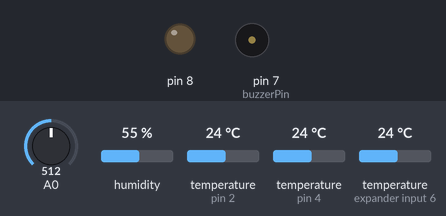
Simulated run of this sketch. Board: Arduino Uno, built with avr-gcc and run on an emulated ATmega328P. Shown: output pins drawn as LEDs (lit = HIGH), buzzer (waves = sounding). Inputs (shaded band) come from the test bench; at power-on: A0 = 512, humidity 55 %, temperature (sensors on pin 2, pin 4, expander input 6) 24 °C. Random numbers use the default seed unless the sketch sets one; the modem accepts every AT command (registered, SIM ready, sends succeed) and sends nothing else; what the sketch prints to the serial monitor is not drawn. At 5.9 s the program stops and its outputs stay as they are.

Above: at 1.2 s.
1.3 s: A0 set to 610
At 3.07 s:
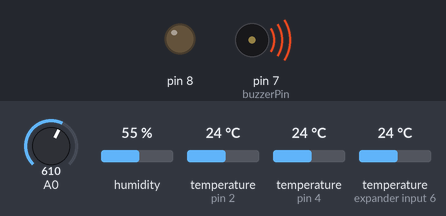
Timing chart, 0 to 7.2 s (numbered marks = the images above; inputs shaded):
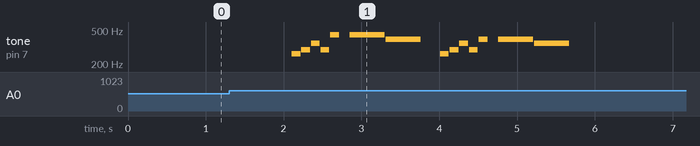

Measured:
- after the input at 1.3 s, tone on pin 7 (buzzerPin): plays 262 Hz for 0.11 s, 294 Hz for 0.11 s, 349 Hz for 0.11 s, 294 Hz for 0.11 s, 440 Hz for 0.11 s, 440 Hz for 0.45 s … (14 notes in this stretch), starting after 0.80 s

The sketch:

IceBlock.ino
```cpp
/**
  This program is the one of the group 1 of Quito concerning the Ice block Challenge 2022

  The system is based on an Arduino Uno and an ESP8266. The program reads the temperature and humidity values of the box in order to calculate the time remaining before the ice block is completely melted.
  The read values are available on an online ThingsSpeaks dashboard at the address: https://thingspeak.com/channels/1637538/shared_view
  And the status of the box and the EEOM is sent to the icam website: https://op-dev.icam.fr/~icebox/readExperience.php?idexperience=31
 **/

#include <DallasTemperature.h>
#include <OneWire.h>
#include <SoftwareSerial.h>
#include "DHT.h"

#define  RX 10
#define  TX 11
#define ONE_WIRE_BUS 2
// Setup a oneWire instance to communicate with any OneWire devices
// (not just Maxim/Dallas temperature ICs)
OneWire oneWire(ONE_WIRE_BUS);

// Pass our oneWire reference to Dallas Temperature.
DallasTemperature sensors(&oneWire);

SoftwareSerial my_ESP8266_WIFI(RX,TX);

DHT dht(4, DHT11);

int Waterlvl;

//Buzzer song variable
const int buzzerPin =7 ;
const int songLength = 18;
char notes[] = "cdfda ag cdfdg gf ";
int beats[] = {1,1,1,1,1,1,4,4,2,1,1,1,1,1,1,4,4,2};
int tempo = 113;

//Define temperature variable : tempX are for DS18 sensors and temperature are for DHT11
int temp1;
int temp2;
int temp3;
int temp4;
long temperature;
long humidity;

//Define Network configuration
//String SSID = "Timmy";       // CHANGE ME
//String PASSCODE = "Antben00"; // CHANGE ME
String SSID = "Claro_CORAL";       // CHANGE ME
String PASSCODE = "1712722261";
//String SSID = "Selina CoWork";
//String PASSCODE = "GetShitDone";

//Define API configuration
String API_WRITE_KEY = "0RSUY8MLOJ80AXBJ";   // Dashboard API Key
String API_ICAM_KEY = "fcbe5";               // Icam twitt API Key
String API_ICAM_KEY_EXPERIENCE = "daee";     // Icam experience API Key
String SERVERthingspeak = "api.thingspeak.com";
String SERVERicam = "op-dev.icam.fr";
String PORT = "80";
String ID_EXPERIENCE = "31";
String GROUP_NAME = "Q1_Quito";

//Variable for Icam API
String STATUS;    //Status of the cube[1:Creation of the experience, 2:Start of the experience, 3:End
int eeom;         //Time before melting in second

int countTrueCommand;
int countTimeCommand;
boolean found = false;

//Millis loop
long previousMillis = 0;
long interval = 10000;

void setup() {
  pinMode(8,OUTPUT);
  pinMode(buzzerPin, OUTPUT);
  dht.begin();
  sensors.begin();
  Serial.begin(115200);
  my_ESP8266_WIFI.begin(115200);
  sendCommand("AT",5,"OK");
  sendCommand("AT+CWMODE=3",5,"OK");
  sendCommand("AT+CWJAP=\""+ SSID +"\",\""+ PASSCODE +"\"",20,"OK");

}

void loop() {
  //Reading sensors
  delay(1000);
  Waterlvl = analogRead(A0);
  temperature = dht.readTemperature();
  humidity = dht.readHumidity();
  temp1 = sensors.getTempCByIndex(0);
  temp2 = sensors.getTempCByIndex(1);

  //Checking Status
  STATUS = cubeStatus();

  //Calculation of EEOM
  eeom = EEOM_Calculation(temperature, temp1, temp2, 20);

unsigned long currentMillis = millis();

if(currentMillis - previousMillis > interval) {
     previousMillis = currentMillis;

     updateEEOM(String(eeom));
     updateStatus(STATUS);
     updateDashboard(temp1,temp2);
     Serial.println("Update to API Icam");
  }

  Serial.print("Temperature 1 ");
  Serial.println(temp1);
  Serial.print("Temperature 2 ");
  Serial.println(temp2);
  Serial.print("EEOM :");
  Serial.println(eeom);
  Serial.print("Temperature DHT :");
  Serial.println(temperature);
  Serial.print("Humidity DHT :");
  Serial.println(humidity);
  Serial.print("Water Level :");
  Serial.println(Waterlvl);
  Serial.print("Experience Status :");
  Serial.println(STATUS);

}

///============================== Update Dashboard ===========================
void updateDashboard(int temperature_1, int temperature_2){

 String getData = "GET /update?api_key="+ API_WRITE_KEY + "&field1=" + String(temperature_1) + "&field2=" + String(temperature_2);
 sendCommand("AT+CIPMUX=1",5,"OK"); // connects to multiple network
 sendCommand("AT+CIPSTART=0,\"TCP\",\""+ SERVERthingspeak  +"\","+ PORT,15,"OK"); // start communication
 sendCommand("AT+CIPSEND=0," +String(getData.length()+4),4,">");  // send data to server
 my_ESP8266_WIFI.println(getData);
 //delay(1500);
 countTrueCommand++;
 sendCommand("AT+CIPCLOSE=0",5,"OK");// end connection
 Serial.println("Update Dashboard");

}

///=============================== Update EEOM ===========================
void updateEEOM(String EEOM){

 String getData = "GET /~icebox/createPrediction.php?idexperience="+ ID_EXPERIENCE + "&prediction=" + EEOM + "&secretkey=" + API_ICAM_KEY_EXPERIENCE;
 sendCommand("AT+CIPMUX=1",5,"OK"); // connects to multiple network
 sendCommand("AT+CIPSTART=0,\"TCP\",\""+ SERVERicam +"\","+ PORT,15,"OK"); // start communication
 sendCommand("AT+CIPSEND=0," +String(getData.length()+4),4,">");  // send data to server
 my_ESP8266_WIFI.println(getData);
 //delay(1500);
 countTrueCommand++;
 sendCommand("AT+CIPCLOSE=0",5,"OK");// end connection
 Serial.println("Update Eeom");

}
///=============================== UpdateSatus ===========================
void updateStatus(String Status){

 String getData = "GET /~icebox/changeExperienceStatus.php?idexperience="+ ID_EXPERIENCE + "&newStatus=" + Status + "&secretkey=" + API_ICAM_KEY_EXPERIENCE;
 sendCommand("AT+CIPMUX=1",5,"OK"); // connects to multiple network
 sendCommand("AT+CIPSTART=0,\"TCP\",\""+ SERVERicam +"\","+ PORT,15,"OK"); // start communication
 sendCommand("AT+CIPSEND=0," +String(getData.length()+4),4,">");  // send data to server
 my_ESP8266_WIFI.println(getData);
 //delay(1500);
 countTrueCommand++;
 sendCommand("AT+CIPCLOSE=0",5,"OK");// end connection
 Serial.println("Update Status");
}

///=============================== Send data ===========================
void sendCommand(String command, int maxTime, char readReplay[]) {
      Serial.print(countTrueCommand);
      Serial.print(". at command => ");
      Serial.print(command);
      Serial.print(" ");
      while(countTimeCommand < (maxTime*1)){
           my_ESP8266_WIFI.println(command);//at+cipsend
        if(my_ESP8266_WIFI.find(readReplay)){   //ok
            found = true;
            break;
          }
        countTimeCommand++;
      }

      if(found == true){
        Serial.println("SUCCESS");
        countTrueCommand++;
        countTimeCommand = 0;
      }

      if(found == false){
          Serial.println("Fail");
          countTrueCommand = 0;
          countTimeCommand = 0;
        }
        found = false;
    }

///================================ Buzzer Sound ===========================
void buzzerplay(){
int i, duration;
  for (i = 0; i < songLength; i++){
    duration = beats[i] * tempo;
    if (notes[i] == ' '){
      delay(duration);
    }else{
      tone(buzzerPin, frequency(notes[i]), duration);
      delay(duration);
      }
    delay(tempo/10);}
  while(true){}
  }

int frequency(char note){
  int i;
  const int numNotes = 8;
  char names[] = { 'c', 'd', 'e', 'f', 'g', 'a', 'b', 'C' };
  int frequencies[] = {262, 294, 330, 349, 392, 440, 494, 523};
  for (i = 0; i < numNotes; i++){
    if (names[i] == note){
      return(frequencies[i]);
    }
  }
  return(0);}

///================================ EEOM Calculation ===========================
int EEOM_Calculation(int temp1,int temp2,int temp3,int temp4){
 int eeom = random(0,100);
 return eeom;
}


///================================ Status of Cube ===========================
String cubeStatus(){
  String cubeStatus;
  Waterlvl = analogRead(A0);

  if(Waterlvl >= 600){
    cubeStatus = "2";
    buzzerplay();
    digitalWrite(8,HIGH);
  }
  else if(Waterlvl >= 50){
    cubeStatus = "1";
    digitalWrite(8,LOW);
  }
  else{
    cubeStatus = "0";
    digitalWrite(8,LOW);
  }
  return cubeStatus;
}
```
